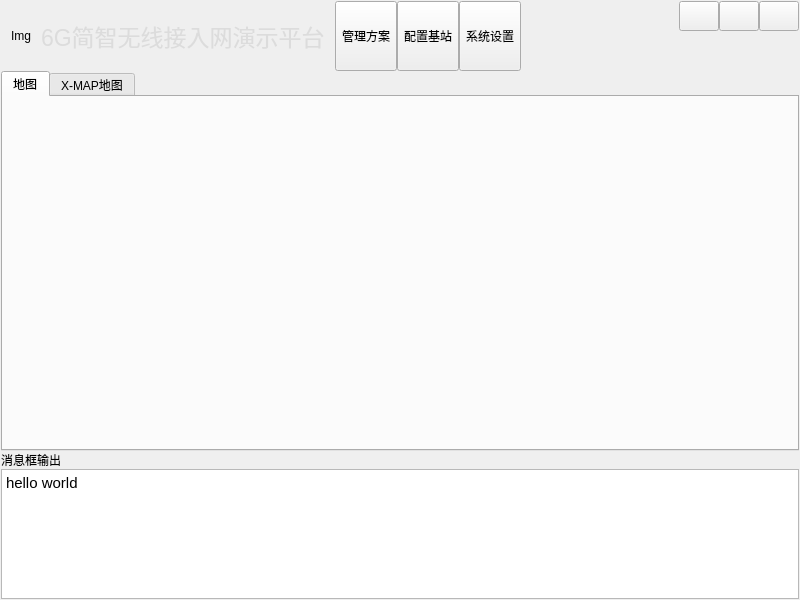
<?xml version="1.0" encoding="UTF-8"?>
<ui version="4.0">
 <class>Widget</class>
 <widget class="QWidget" name="Widget">
  <property name="geometry">
   <rect>
    <x>0</x>
    <y>0</y>
    <width>800</width>
    <height>600</height>
   </rect>
  </property>
  <property name="windowTitle">
   <string>Widget</string>
  </property>
  <layout class="QVBoxLayout" name="verticalLayout">
   <property name="spacing">
    <number>0</number>
   </property>
   <property name="leftMargin">
    <number>1</number>
   </property>
   <property name="topMargin">
    <number>1</number>
   </property>
   <property name="rightMargin">
    <number>1</number>
   </property>
   <property name="bottomMargin">
    <number>1</number>
   </property>
   <item>
    <widget class="QWidget" name="widgetTitle" native="true">
     <property name="sizePolicy">
      <sizepolicy hsizetype="Preferred" vsizetype="Fixed">
       <horstretch>0</horstretch>
       <verstretch>0</verstretch>
      </sizepolicy>
     </property>
     <layout class="QHBoxLayout" name="horizontalLayout_2">
      <property name="spacing">
       <number>10</number>
      </property>
      <property name="leftMargin">
       <number>10</number>
      </property>
      <property name="topMargin">
       <number>0</number>
      </property>
      <property name="rightMargin">
       <number>0</number>
      </property>
      <property name="bottomMargin">
       <number>0</number>
      </property>
      <item>
       <widget class="QLabel" name="labIco">
        <property name="text">
         <string>Img</string>
        </property>
       </widget>
      </item>
      <item>
       <widget class="QLabel" name="labTitle">
        <property name="text">
         <string>&lt;html&gt;&lt;head/&gt;&lt;body&gt;&lt;p&gt;&lt;span style=&quot; font-family:'arial,verdana,sans-serif'; font-size:23px; color:#DCDCDC;&quot;&gt;6G简智无线接入网演示平台&lt;/span&gt;</string>
        </property>
       </widget>
      </item>
      <item>
       <widget class="QWidget" name="widgetTop" native="true">
        <layout class="QHBoxLayout" name="horizontalLayout_3">
         <property name="spacing">
          <number>0</number>
         </property>
         <property name="leftMargin">
          <number>0</number>
         </property>
         <property name="topMargin">
          <number>0</number>
         </property>
         <property name="rightMargin">
          <number>0</number>
         </property>
         <property name="bottomMargin">
          <number>0</number>
         </property>
         <item>
          <widget class="QToolButton" name="btnMg">
           <property name="sizePolicy">
            <sizepolicy hsizetype="Fixed" vsizetype="Expanding">
             <horstretch>0</horstretch>
             <verstretch>0</verstretch>
            </sizepolicy>
           </property>
           <property name="text">
            <string>管理方案</string>
           </property>
           <property name="icon">
            <iconset resource="main.qrc">
             <normaloff>:/img/main_main.png</normaloff>:/img/main_main.png</iconset>
           </property>
           <property name="toolButtonStyle">
            <enum>Qt::ToolButtonTextUnderIcon</enum>
           </property>
          </widget>
         </item>
         <item>
          <widget class="QToolButton" name="btnBs">
           <property name="sizePolicy">
            <sizepolicy hsizetype="Fixed" vsizetype="Expanding">
             <horstretch>0</horstretch>
             <verstretch>0</verstretch>
            </sizepolicy>
           </property>
           <property name="text">
            <string>配置基站</string>
           </property>
           <property name="icon">
            <iconset resource="main.qrc">
             <normaloff>:/img/main_company.png</normaloff>:/img/main_company.png</iconset>
           </property>
           <property name="toolButtonStyle">
            <enum>Qt::ToolButtonTextUnderIcon</enum>
           </property>
          </widget>
         </item>
         <item>
          <widget class="QToolButton" name="btnConfig">
           <property name="sizePolicy">
            <sizepolicy hsizetype="Fixed" vsizetype="Expanding">
             <horstretch>0</horstretch>
             <verstretch>0</verstretch>
            </sizepolicy>
           </property>
           <property name="text">
            <string>系统设置</string>
           </property>
           <property name="icon">
            <iconset resource="main.qrc">
             <normaloff>:/img/main_config.png</normaloff>:/img/main_config.png</iconset>
           </property>
           <property name="toolButtonStyle">
            <enum>Qt::ToolButtonTextUnderIcon</enum>
           </property>
          </widget>
         </item>
        </layout>
       </widget>
      </item>
      <item>
       <spacer name="horizontalSpacer">
        <property name="orientation">
         <enum>Qt::Horizontal</enum>
        </property>
        <property name="sizeHint" stdset="0">
         <size>
          <width>40</width>
          <height>20</height>
         </size>
        </property>
       </spacer>
      </item>
      <item>
       <widget class="QWidget" name="widgetmenu" native="true">
        <layout class="QGridLayout" name="gridLayout">
         <property name="leftMargin">
          <number>0</number>
         </property>
         <property name="topMargin">
          <number>0</number>
         </property>
         <property name="rightMargin">
          <number>0</number>
         </property>
         <property name="bottomMargin">
          <number>0</number>
         </property>
         <property name="spacing">
          <number>0</number>
         </property>
         <item row="0" column="0">
          <widget class="QPushButton" name="btn_min">
           <property name="sizePolicy">
            <sizepolicy hsizetype="Minimum" vsizetype="Expanding">
             <horstretch>0</horstretch>
             <verstretch>0</verstretch>
            </sizepolicy>
           </property>
           <property name="minimumSize">
            <size>
             <width>30</width>
             <height>30</height>
            </size>
           </property>
           <property name="text">
            <string/>
           </property>
           <property name="autoDefault">
            <bool>true</bool>
           </property>
          </widget>
         </item>
         <item row="1" column="1">
          <spacer name="verticalSpacer">
           <property name="orientation">
            <enum>Qt::Vertical</enum>
           </property>
           <property name="sizeHint" stdset="0">
            <size>
             <width>20</width>
             <height>40</height>
            </size>
           </property>
          </spacer>
         </item>
         <item row="0" column="2">
          <widget class="QPushButton" name="btn_close">
           <property name="sizePolicy">
            <sizepolicy hsizetype="Minimum" vsizetype="Expanding">
             <horstretch>0</horstretch>
             <verstretch>0</verstretch>
            </sizepolicy>
           </property>
           <property name="minimumSize">
            <size>
             <width>30</width>
             <height>30</height>
            </size>
           </property>
           <property name="focusPolicy">
            <enum>Qt::NoFocus</enum>
           </property>
           <property name="text">
            <string/>
           </property>
           <property name="autoDefault">
            <bool>true</bool>
           </property>
          </widget>
         </item>
         <item row="0" column="1">
          <widget class="QPushButton" name="btn_max">
           <property name="sizePolicy">
            <sizepolicy hsizetype="Minimum" vsizetype="Expanding">
             <horstretch>0</horstretch>
             <verstretch>0</verstretch>
            </sizepolicy>
           </property>
           <property name="minimumSize">
            <size>
             <width>30</width>
             <height>30</height>
            </size>
           </property>
           <property name="text">
            <string/>
           </property>
           <property name="autoDefault">
            <bool>true</bool>
           </property>
          </widget>
         </item>
        </layout>
       </widget>
      </item>
     </layout>
    </widget>
   </item>
   <item>
    <widget class="QTabWidget" name="tabWidget">
     <property name="sizePolicy">
      <sizepolicy hsizetype="Preferred" vsizetype="Preferred">
       <horstretch>0</horstretch>
       <verstretch>0</verstretch>
      </sizepolicy>
     </property>
     <property name="minimumSize">
      <size>
       <width>798</width>
       <height>380</height>
      </size>
     </property>
     <property name="currentIndex">
      <number>0</number>
     </property>
     <widget class="QWidget" name="tab">
      <attribute name="title">
       <string>地图</string>
      </attribute>
     </widget>
     <widget class="QWidget" name="tab_2">
      <attribute name="title">
       <string>X-MAP地图</string>
      </attribute>
     </widget>
    </widget>
   </item>
   <item>
    <widget class="QLabel" name="label">
     <property name="maximumSize">
      <size>
       <width>16777215</width>
       <height>20</height>
      </size>
     </property>
     <property name="text">
      <string>消息框输出</string>
     </property>
    </widget>
   </item>
   <item>
    <widget class="QTextBrowser" name="textBrowser">
     <property name="maximumSize">
      <size>
       <width>16777215</width>
       <height>150</height>
      </size>
     </property>
     <property name="html">
      <string>&lt;!DOCTYPE HTML PUBLIC &quot;-//W3C//DTD HTML 4.0//EN&quot; &quot;http://www.w3.org/TR/REC-html40/strict.dtd&quot;&gt;
&lt;html&gt;&lt;head&gt;&lt;meta name=&quot;qrichtext&quot; content=&quot;1&quot; /&gt;&lt;style type=&quot;text/css&quot;&gt;
p, li { white-space: pre-wrap; }
&lt;/style&gt;&lt;/head&gt;&lt;body style=&quot; font-family:'Ubuntu'; font-size:11pt; font-weight:400; font-style:normal;&quot;&gt;
&lt;p style=&quot; margin-top:0px; margin-bottom:0px; margin-left:0px; margin-right:0px; -qt-block-indent:0; text-indent:0px;&quot;&gt;hello world&lt;/p&gt;&lt;/body&gt;&lt;/html&gt;</string>
     </property>
    </widget>
   </item>
  </layout>
 </widget>
 <layoutdefault spacing="6" margin="11"/>
 <resources>
  <include location="main.qrc"/>
 </resources>
 <connections/>
</ui>
